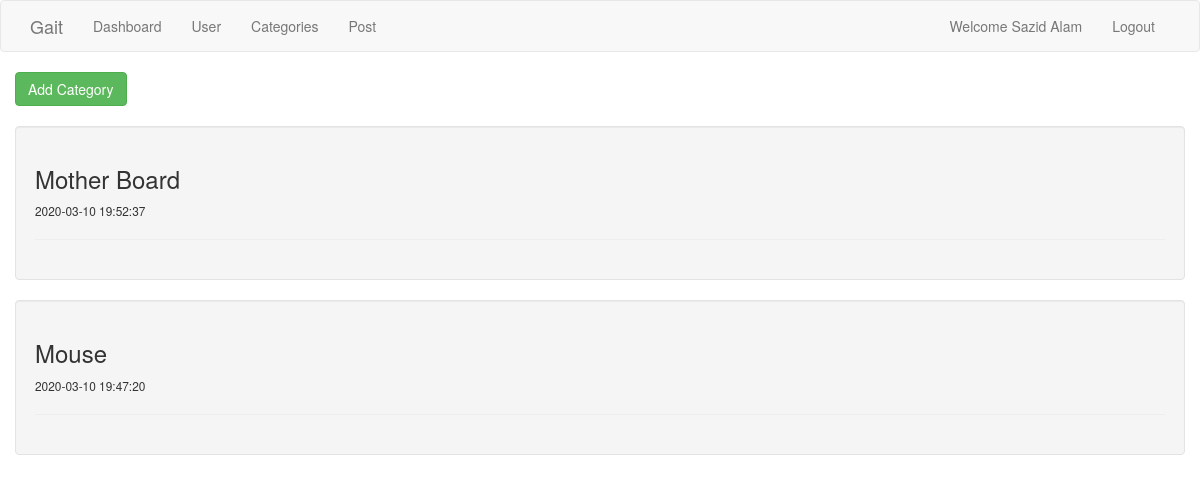
Page /category (signed in) on the committed database.
### tables this page shows
CREATE TABLE IF NOT EXISTS `category` (
  `id` int(11) NOT NULL AUTO_INCREMENT,
  `name` varchar(255) NOT NULL,
  `create_date` datetime NOT NULL DEFAULT CURRENT_TIMESTAMP,
  PRIMARY KEY (`id`)
);

### controllers/category.php (called while the page is built, shortened)
<?php
class Category extends Controller{
	protected function Index(){
		$viewmodel = new CategoryModel();
		$this->returnView($viewmodel->Index(), true);
	}
}

### classes/Model.php (called while the page is built, shortened)
<?php
abstract class Model{
	protected $dbh;
	protected $stmt;
	public function __construct(){
		$this->dbh = new PDO("mysql:host=".DB_HOST.";dbname=".DB_NAME, DB_USER, DB_PASS);
	}
	public function query($query){
		$this->stmt = $this->dbh->prepare($query);
	}
	public function execute(){
		$this->stmt->execute();
	}
	public function resultSet(){
		$this->execute();
		return $this->stmt->fetchAll(PDO::FETCH_ASSOC);
	}
}

### models/category.php (called while the page is built, shortened)
<?php
class CategoryModel extends Model{
	public function Index(){
		$this->query('SELECT * FROM category ORDER BY create_date DESC');
		$rows = $this->resultSet();
		return $rows;
	}
}

### views/category/index.php (the view)
<div>
	<?php if(isset($_SESSION['is_logged_in'])) : ?>
	<a class="btn btn-success btn-share" href="<?php echo ROOT_PATH; ?>category/add">Add Category</a>
	<?php foreach($viewmodel as $item) : ?>
		<div class="well">
			<h3><?php echo $item['name']; ?></h3>
			<small><?php echo $item['create_date']; ?></small>
			<hr />
		</div>
	<?php endforeach; ?>
	<?php endif; ?>
</div>

### assets/css/style.css (style rules this page uses)
.btn-share { margin-bottom:20px; }

### rows in the picture
category: name "Mother Board", create_date "2020-03-10 19:52:37"
category: name "Mouse", create_date "2020-03-10 19:47:20"

### other values in the picture
$_SESSION['user_data']['name'] "Sazid Alam"
